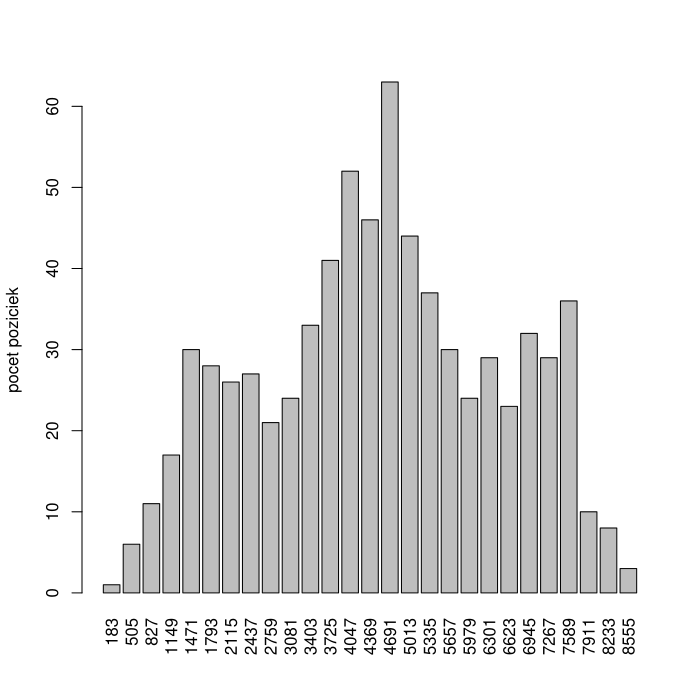

Generate this figure with R:
# Priklad 4

data <- read.csv (file = "../data/kola.csv", header = TRUE, sep = ",", dec = ".")

X <- data$cnt

n <- length(X)

# hodnoty cnt maju velky rozsah, pozri range, (22 8714)
range(X)

# preto si chceme vyrobit intervaly
# nasledujuci vypocet na velkost intervalov je uplne arbitrarny
r <- round (sqrt (n))
velkost <- ceiling(diff (range (X)) / r)

# urcime si rozsah
mez.d <- min(X)
mez.h <- max(X)

# napocitame intervaly
D <- seq (from = mez.d, to = mez.h, by = velkost)
H <- seq (from = mez.d + velkost, to = (mez.h + 2), by = velkost) #+2 aby mali D a H rovnaku velkost

stredy <- (D + H) / 2

# dlzka intervalov, mohli by sme aj rep (velkost, length(stredy))
d.j <- H - D

# vygenerujeme tabulku
tabulka <- data.frame(D, H, stredy)
tabulka

# cetnosti
# aplikuje funkciu na tabulku
# ak je druhy argument 1, ide sa po riadkoch, ak je 2, ide sa po stlpcoch
# anonymna funkcia robi to, ze ked je hodnota X vacsia alebo rovna dolnej medzi (v tabulke w[1])
# a zaroven mensia ako horna medz(w[2]), podmienka uspeje, takze tam zostane
# array takych hodnot, ktore su potom zosumovane, teda dostaneme cetnosti 
# pre jednotlive intervaly
n.j <- apply (tabulka, 1, function (w) {
sum (X >= w[1] & X < w[2])
})

# pocet pozorovani, alebo length(X), alebo nrow(data)
n <- sum(n.j)

# relativni cetnost
p.j <- round(n.j / n, 4)

# kumulativni cetnost
N.j <- round(cumsum (n.j), 3)

# kumulativni relativni cetnosti
F.j <- round(N.j / n, 3)

#cetnostni hustota zapujicek
f.j <- p.j / d.j

tabulka <- data.frame(D, H, stredy, n.j, p.j, N.j, F.j, f.j)
tabulka

# sloupkovy diagram cetnosti
barplot (tabulka$n.j, names.arg = tabulka$stredy, las = 3, xlab = "", ylab = "pocet poziciek", )

# sloupkovy diagram relativnich cetnosti
barplot (tabulka$p.j, names.arg = tabulka$stredy, las = 3, xlab = "", ylab = "relativne cetnosti poziciek", )

# sloupkovy diagram cetnostni hustoty
barplot (tabulka$f.j, names.arg = tabulka$stredy, las = 3, space = 0, xlab = "", ylab = "cetnostni hustota poziciek", main = "histogram", col = "yellow")

# defaultni histogram v R, zkousejte menit parametr "breaks"
hist (X, breaks = 27, freq = FALSE, col = "yellow", xlab = "pocty zapujcek", ylab = "hodnoty cetnostni hustoty", main = "histogram")

# graf empiricke distribucni funkce
plot (c(0, tabulka$D[1], tabulka$H, max(X) + 500), c(0, 0, tabulka$F.j, 1), type = "b", xlab = "pocty zapujcek", ylab = "ECDF", main = "empiricka distribucni funkce", col = "red", pch = 20, lwd = 1.5)


priemer <- mean(X)
priemer

rozptyl <- mean (X^2) - priemer^2
rozptyl

odchylka <- sqrt(rozptyl)
odchylka

X.sorted <- sort (X)

# pre kvantily musis usortit X
X.sorted <- sort (X)

# najdes si stvrtinu, polovinu, tristvrtinu 
c.25 <- 0.25 * n
c.50 <- 0.50 * n
c.75 <- 0.75 * n

# aby si dostal dobru hodnotu spriemerujes dve susedne hodnoty
q25 <- (X.sorted[c.25] + X.sorted[c.25 + 1]) / 2
q50 <- (X.sorted[c.50] + X.sorted[c.50 + 1]) / 2
q75 <- (X.sorted[c.75] + X.sorted[c.75 + 1]) / 2

c (q25, q50, q75)

# toto je kvantilova odchylka
q <- q75 - q25
q


# hradby boxplotu
c (q25, q75) + c (-1, 1) * 1.5 * q
c (q25, q75) + c (-1, 1) * 3 * q

boxplot (X, horizontal = TRUE, ylim = range (X), xlab = "cetnost", main = "krabicovy diagram (boxplot)")
stripchart (X, vertical = FALSE, method = "jitter", pch = 21, col = "red", bg = "yellow", cex = 1.5, add = TRUE)

# Q-Q plot s R funkciami
y <- X
qqnorm(y)
qqline(y, col = 2)


# Q-Q plot polda prednasky
# vytvoreni vektoru poradi
r <- rank(X)   # seradime data
rr <- factor(r)
j <- as.numeric(levels(rr))  # zjistime hodnoty poradi

# vzorecek pro alfa
n <- length(X)
alpha_j <- (j-.375)/(n+.25)

# prislusne kvantily normalniho rozdeleni
u_j <- qnorm(alpha_j)

# vybereme data tak, aby se neopakovala
dd <- factor(X)
jj <- as.numeric(levels(dd))

# vykreslime body
plot(u_j,jj,pch=20,xlab="teoreticky kvantil",ylab="pozorovany kvantil",main="Q-Q plot")

# body prolozime primkou
model <- lm(jj~u_j)
points(u_j,jj-model$residuals,type="l")


# P-P pl# vyberova distribucni funkce
n <- length(X)
z <- sort((X-priemer)/odchylka)
emp_F <- (1:n)/n
teor_F <- pnorm(z)
plot(z, emp_F, type='l',ylab="distribucni fce")
lines(z, teor_F, type="l",col="red")
legend("topleft",legend=c("Empiricka","Teoreticka"),col=c("black","red"),lty=c(1,1))

# P-P plot
plot(teor_F, emp_F, type = "p", pch = 20, main = "P-P plot")

model <- lm(emp_F ~ teor_F)
lines(teor_F, model$fitted.values, col = "red")
